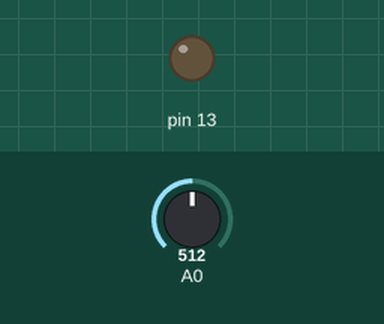
This sketch was run on a simulated Arduino Uno, built with avr-gcc and run on an emulated ATmega328P. Shown: output pins drawn as LEDs (lit = HIGH). Inputs (shaded band) come from the test bench; at power-on: A0 = 512.

Above: at 1.2 s.
1.3 s: A0 set to 488
At 2.4 s:
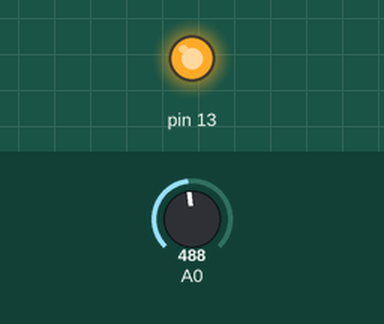
2.8 s: A0 set to 510
At 3.5 s:
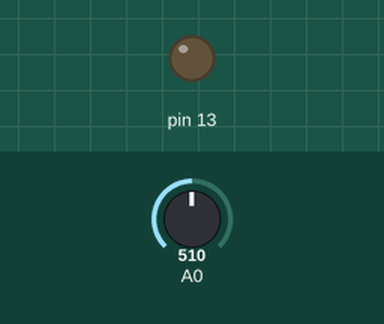
4.3 s: A0 set to 490
At 4.7 s:
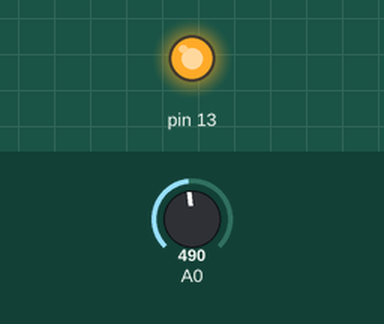
Timing chart, 0 to 7.3 s (numbered marks = the images above; inputs shaded):
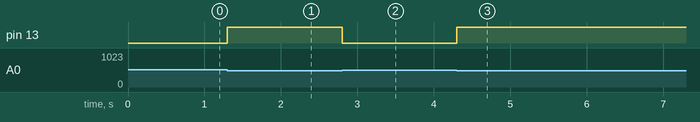

Measured:
- the behaviour switches between 501 and 500 on A0 (found by bisection; images 0 and 1)
- after the input at 1.3 s, pin 13: LOW → HIGH at once
- after the input at 2.8 s, pin 13: HIGH → LOW at once
- after the input at 4.3 s, pin 13: LOW → HIGH at once

The sketch:

StreetLamp.ino
```cpp
int voltage;

void setup() {
  // put your setup code here, to run once:
  pinMode(A0, INPUT);
  pinMode(13, OUTPUT);
  Serial.begin(9600);
}

void loop() {
  // put your main code here, to run repeatedly:
  voltage = analogRead(A0);
  //Serial.println( voltage );
  if( voltage > 500 )
  {
    digitalWrite(13, LOW);
  }else
  {
    digitalWrite(13, HIGH);
  }

}
```
